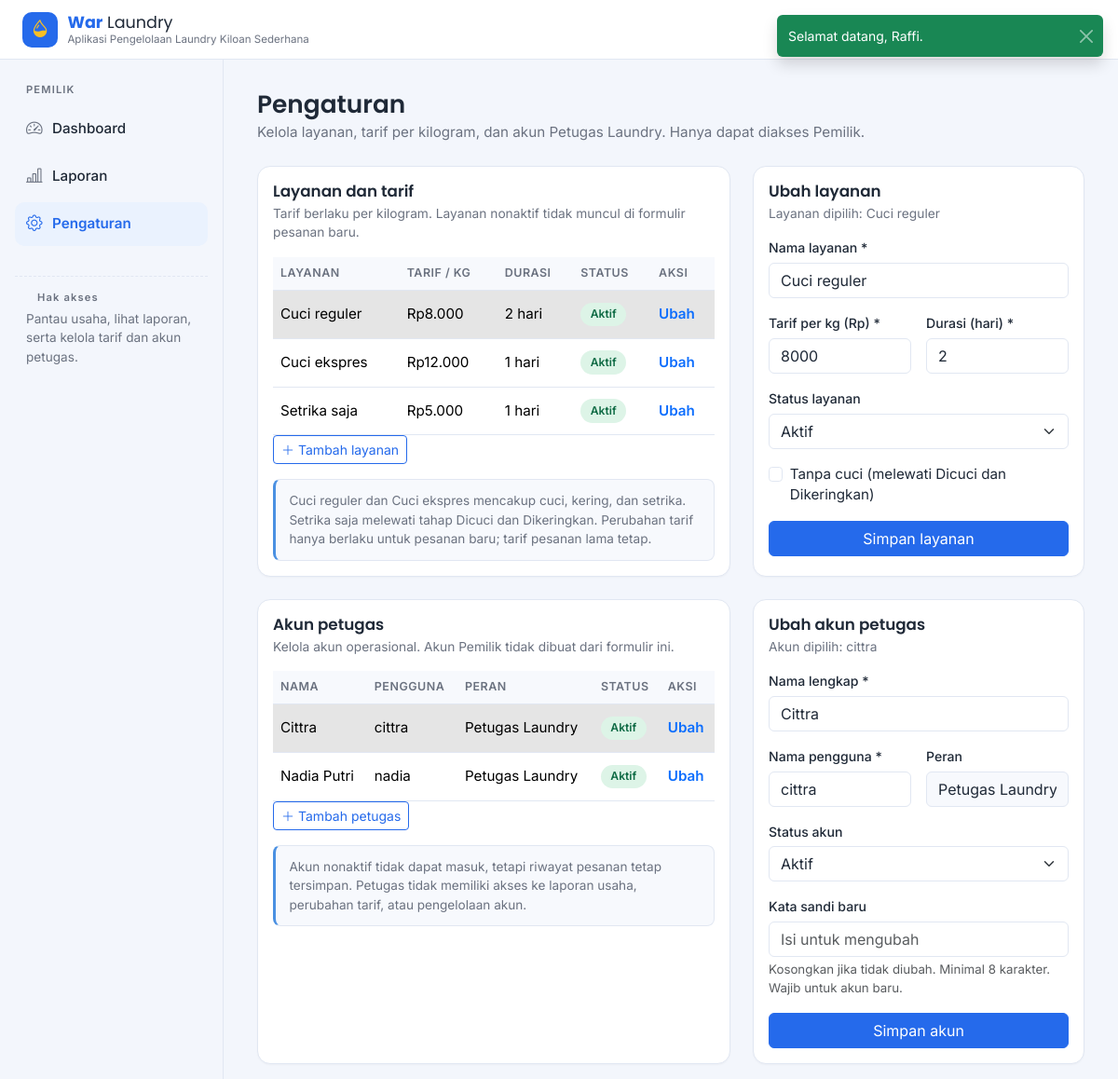
/pengaturan.php (signed in), run on the app's committed database.
### tables this page shows
CREATE TABLE layanan (
  id           INT UNSIGNED NOT NULL AUTO_INCREMENT,
  nama         VARCHAR(100) NOT NULL,
  tarif_per_kg INT UNSIGNED NOT NULL,
  durasi_hari  TINYINT UNSIGNED NOT NULL,
  tanpa_cuci   TINYINT(1)   NOT NULL DEFAULT 0,   
  aktif        TINYINT(1)   NOT NULL DEFAULT 1,
  PRIMARY KEY (id)
);

CREATE TABLE users (
  id         INT UNSIGNED NOT NULL AUTO_INCREMENT,
  nama       VARCHAR(100) NOT NULL,
  username   VARCHAR(50)  NOT NULL,
  password   VARCHAR(255) NOT NULL,               
  peran      ENUM('pemilik','petugas') NOT NULL,
  aktif      TINYINT(1)   NOT NULL DEFAULT 1,
  created_at DATETIME     NOT NULL DEFAULT CURRENT_TIMESTAMP,
  PRIMARY KEY (id),
  UNIQUE KEY uk_users_username (username)
);

### pengaturan.php (the view, shortened to what this page needs)
<?php
$pdo  = db();
$daftar_layanan = $pdo->query('SELECT * FROM layanan ORDER BY id')->fetchAll();
$daftar_akun    = $pdo->query("SELECT id, nama, username, aktif FROM users WHERE peran = 'petugas' ORDER BY nama")->fetchAll();
require __DIR__ . '/includes/header.php';
?>
    <div class="page-head d-flex justify-content-between align-items-start flex-wrap gap-3">
      <div>
        <h1 class="page-title">Pengaturan</h1>
        <p class="page-sub">Kelola layanan, tarif per kilogram, dan akun Petugas Laundry. Hanya dapat diakses Pemilik.</p>
      </div>
    </div>
    <div class="row g-4 mb-4">
      <div class="col-xl-7">
        <div class="card section-card h-100"><div class="card-body">
          <h2 class="section-title">Layanan dan tarif</h2>
          <p class="section-sub">Tarif berlaku per kilogram. Layanan nonaktif tidak muncul di formulir pesanan baru.</p>
          <div class="table-responsive">
            <table class="table table-hover align-middle app-table">
              <thead><tr><th>Layanan</th><th>Tarif / kg</th><th>Durasi</th><th>Status</th><th>Aksi</th></tr></thead>
              <tbody id="layananBody" data-pilih="<?= (int) input_get('layanan') ?>">
<?php foreach ($daftar_layanan as $l): ?>
                <tr data-id="<?= (int) $l['id'] ?>" data-nama="<?= e($l['nama']) ?>" data-tarif="<?= (int) $l['tarif_per_kg'] ?>" data-hari="<?= (int) $l['durasi_hari'] ?>" data-tanpa_cuci="<?= (int) $l['tanpa_cuci'] ?>" data-status="<?= (int) $l['aktif'] ?>"><td class="c-nama"><?= e($l['nama']) ?></td><td class="c-tarif"><?= e(rupiah($l['tarif_per_kg'])) ?></td><td class="c-hari"><?= (int) $l['durasi_hari'] ?> hari</td><td class="c-status"><?= badge_aktif($l['aktif']) ?></td><td><a href="#" class="link-action" data-ubah>Ubah</a></td></tr>
<?php endforeach; ?>
              </tbody>
            </table>
          </div>
          <button type="button" class="btn btn-outline-primary btn-sm" id="tambahLayanan"><i class="bi bi-plus-lg me-1"></i>Tambah layanan</button>
          <div class="note-box mt-3 mb-0">Cuci reguler dan Cuci ekspres mencakup cuci, kering, dan setrika. Setrika saja melewati tahap Dicuci dan Dikeringkan. Perubahan tarif hanya berlaku untuk pesanan baru; tarif pesanan lama tetap.</div>
        </div></div>
      </div>
      <div class="col-xl-5">
        <div class="card section-card h-100"><div class="card-body">
          <h2 class="section-title">Ubah layanan</h2>
          <p class="section-sub" id="layananLabel">Layanan baru</p>
          <form id="layananForm" class="needs-validation" method="post" action="pengaturan.php" novalidate>
            <div class="mb-3">
              <label for="lNama" class="form-label">Nama layanan *</label>
              <input type="text" class="form-control" id="lNama" name="nama" maxlength="100" required>
            </div>
            <div class="row g-3 mb-3">
              <div class="col-sm-6">
                <label for="lTarif" class="form-label">Tarif per kg (Rp) *</label>
                <input type="number" class="form-control" id="lTarif" name="tarif" min="500" max="1000000" step="500" required>
              </div>
              <div class="col-sm-6">
                <label for="lHari" class="form-label">Durasi (hari) *</label>
                <input type="number" class="form-control" id="lHari" name="hari" min="1" max="30" required>
              </div>
            </div>
            <div class="mb-3">
              <label for="lStatus" class="form-label">Status layanan</label>
              <select class="form-select" id="lStatus" name="status"><option value="1">Aktif</option><option value="0">Nonaktif</option></select>
            </div>
            <div class="form-check mb-3">
              <input class="form-check-input" type="checkbox" id="lTanpaCuci" name="tanpa_cuci" value="1">
              <label class="form-check-label" for="lTanpaCuci">Tanpa cuci (melewati Dicuci dan Dikeringkan)</label>
            </div>
            <button type="submit" class="btn btn-primary w-100">Simpan layanan</button>
          </form>
        </div></div>
      </div>
    </div>
    <div class="row g-4">
      <div class="col-xl-7">
        <div class="card section-card h-100"><div class="card-body">
          <h2 class="section-title">Akun petugas</h2>
          <p class="section-sub">Kelola akun operasional. Akun Pemilik tidak dibuat dari formulir ini.</p>
          <div class="table-responsive">
            <table class="table table-hover align-middle app-table">
              <thead><tr><th>Nama</th><th>Pengguna</th><th>Peran</th><th>Status</th><th>Aksi</th></tr></thead>
              <tbody id="akunBody" data-pilih="<?= (int) input_get('akun') ?>">
<?php foreach ($daftar_akun as $a): ?>
                <tr data-id="<?= (int) $a['id'] ?>" data-nama="<?= e($a['nama']) ?>" data-pengguna="<?= e($a['username']) ?>" data-status="<?= (int) $a['aktif'] ?>"><td class="c-nama"><?= e($a['nama']) ?></td><td class="c-pengguna"><?= e($a['username']) ?></td><td>Petugas Laundry</td><td class="c-status"><?= badge_aktif($a['aktif']) ?></td><td><a href="#" class="link-action" data-ubah>Ubah</a></td></tr>
<?php endforeach; ?>
              </tbody>
            </table>
          </div>
          <button type="button" class="btn btn-outline-primary btn-sm" id="tambahAkun"><i class="bi bi-plus-lg me-1"></i>Tambah petugas</button>
          <div class="note-box mt-3 mb-0">Akun nonaktif tidak dapat masuk, tetapi riwayat pesanan tetap tersimpan. Petugas tidak memiliki akses ke laporan usaha, perubahan tarif, atau pengelolaan akun.</div>
        </div></div>
      </div>
      <div class="col-xl-5">
        <div class="card section-card h-100"><div class="card-body">
          <h2 class="section-title">Ubah akun petugas</h2>
          <p class="section-sub" id="akunLabel">Akun baru</p>
          <form id="akunForm" class="needs-validation" method="post" action="pengaturan.php" novalidate>
            <div class="mb-3">
              <label for="aNama" class="form-label">Nama lengkap *</label>
              <input type="text" class="form-control" id="aNama" name="nama" maxlength="100" required>
            </div>
            <div class="row g-3 mb-3">
              <div class="col-sm-6">
                <label for="aPengguna" class="form-label">Nama pengguna *</label>
                <input type="text" class="form-control" id="aPengguna" name="pengguna" autocomplete="off" pattern="[A-Za-z0-9_.]{3,50}" required>
              </div>
              <div class="col-sm-6">
                <label for="aPeran" class="form-label">Peran</label>
                <input type="text" class="form-control" id="aPeran" value="Petugas Laundry" readonly>
              </div>
            </div>
            <div class="mb-3">
              <label for="aStatus" class="form-label">Status akun</label>
              <select class="form-select" id="aStatus" name="status"><option value="1">Aktif</option><option value="0">Nonaktif</option></select>
            </div>
            <div class="mb-3">
              <label for="aPassword" class="form-label">Kata sandi baru</label>
              <input type="password" class="form-control" id="aPassword" name="password" autocomplete="new-password" placeholder="Isi untuk mengubah">
              <div class="form-text">Kosongkan jika tidak diubah. Minimal 8 karakter. Wajib untuk akun baru.</div>
            </div>
            <button type="submit" class="btn btn-primary w-100">Simpan akun</button>
          </form>
        </div></div>
      </div>
    </div>
<?php require __DIR__ . '/includes/footer.php'; ?>

### includes/helpers.php (shortened to what this page needs)
<?php
function e($teks): string
{
    return htmlspecialchars((string) $teks, ENT_QUOTES, 'UTF-8');
}
function input_get(string $kunci): string
{
    $nilai = $_GET[$kunci] ?? '';
    return is_string($nilai) ? trim($nilai) : '';
}
function rupiah($angka): string
{
    return 'Rp' . number_format((float) $angka, 0, ',', '.');
}
function badge_aktif($aktif): string
{
    return $aktif
        ? '<span class="st pay-lunas">Aktif</span>'
        : '<span class="st pay-belum">Nonaktif</span>';
}

### assets/css/style.css (style rules this page uses)
:root { --blue-light: #4A90E2; --blue-dark: #256AEB; --white: #F9FAFB; --accent: #F9BF24; --bg: #F3F6FC; --surface: #FFFFFF; --text: #1F2937; --muted: #6B7280; --border: #E1E7F2; --tint: #EAF2FE; --bs-primary: #256AEB; --bs-primary-rgb: 37, 106, 235; --bs-body-font-family: 'Inter', system-ui, -apple-system, 'Segoe UI', sans-serif; --bs-body-color: var(--text); --bs-link-color: #256AEB; --bs-border-color: var(--border); --sidebar-w: 240px; --topbar-h: 64px; }
body { background: var(--bg); color: var(--text); font-size: .95rem; }
h1, h2, h3, h4, h5, .h3, .h4 { font-family: 'Poppins', 'Inter', sans-serif; }
.btn-primary { --bs-btn-bg: var(--blue-dark); --bs-btn-border-color: var(--blue-dark); --bs-btn-hover-bg: #1e57c2; --bs-btn-hover-border-color: #1e57c2; --bs-btn-active-bg: #1a4ea9; --bs-btn-active-border-color: #1a4ea9; --bs-btn-disabled-bg: var(--blue-dark); --bs-btn-disabled-border-color: var(--blue-dark); }
.btn-outline-primary { --bs-btn-color: var(--blue-dark); --bs-btn-border-color: var(--blue-dark); --bs-btn-hover-bg: var(--blue-dark); --bs-btn-hover-border-color: var(--blue-dark); --bs-btn-active-bg: var(--blue-dark); --bs-btn-active-border-color: var(--blue-dark); }
.form-label { font-weight: 500; font-size: .88rem; margin-bottom: .35rem; }
.form-control[readonly] { background: #F7F9FD; }
.page-head { margin-bottom: 1.5rem; }
.page-title { font-size: 1.65rem; font-weight: 600; margin: 0 0 .2rem; }
.page-sub { color: var(--muted); margin: 0; }
.card { border: 1px solid var(--border); border-radius: 14px; background: var(--surface); box-shadow: 0 1px 2px rgba(16, 24, 40, .03); }
.section-title { font-size: 1.05rem; font-weight: 600; margin-bottom: .25rem; }
.section-sub { color: var(--muted); font-size: .86rem; margin-bottom: 1rem; }
.note-box { background: #F7F9FD; border: 1px solid var(--border); border-left: 3px solid var(--blue-light); border-radius: 8px; padding: .75rem .9rem; color: var(--muted); font-size: .85rem; }
.app-table { --bs-table-bg: transparent; margin-bottom: 0; }
.app-table thead th { font-size: .78rem; text-transform: uppercase; letter-spacing: .04em; color: var(--muted); font-weight: 600; background: #F7F9FD; border-bottom: 1px solid var(--border); white-space: nowrap; }
.app-table td { padding-top: .8rem; padding-bottom: .8rem; }
.link-action { font-weight: 600; text-decoration: none; }
.st { display: inline-block; padding: .22rem .65rem; border-radius: 999px; font-size: .76rem; font-weight: 600; white-space: nowrap; }
.pay-lunas { background: #DDF4E7; color: #0F6B45; }

### data on the page
layanan: nama "Cuci reguler", tarif_per_kg "Rp8.000", durasi_hari "2", aktif "Aktif"
layanan: nama "Cuci ekspres", tarif_per_kg "Rp12.000", durasi_hari "1", aktif "Aktif"
layanan: nama "Setrika saja", tarif_per_kg "Rp5.000", durasi_hari "1", aktif "Aktif"
users: nama "Cittra", username "cittra", aktif "Aktif"
users: nama "Nadia Putri", username "nadia", aktif "Aktif"

### other printed values
LABEL_PERAN[$user['peran']] "PEMILIK"
$label "Dashboard"
$label "Laporan"
$label "Pengaturan"
